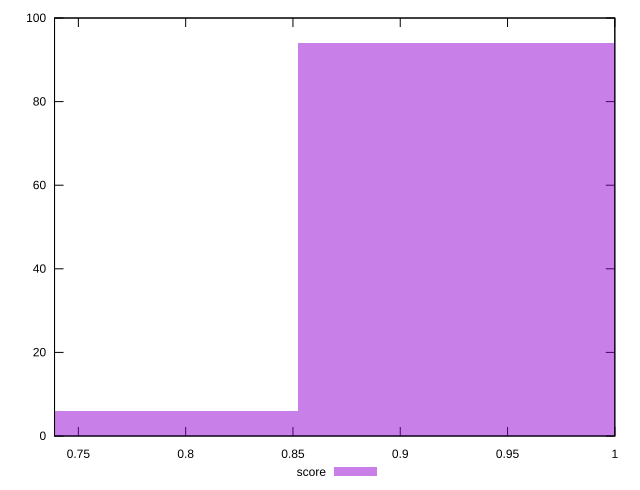

Recreate this plot in gnuplot.
reset

$score <<EOF
0.9300717140533461 94
0.7750597617111217 6
EOF

set key outside below
set boxwidth 0.15501195234222434
set xrange [0.7388888888888889:1]
set yrange [0:100]
set trange [0:100]
set style fill transparent solid 0.5 noborder
set terminal svg size 640, 490 enhanced background rgb 'white'
set output "report_00008_2021-01-22T20:58:29.167/uses-http2/samples/pages+cached+noexternal/score/histogram.svg"

plot $score title "score" with boxes

reset
